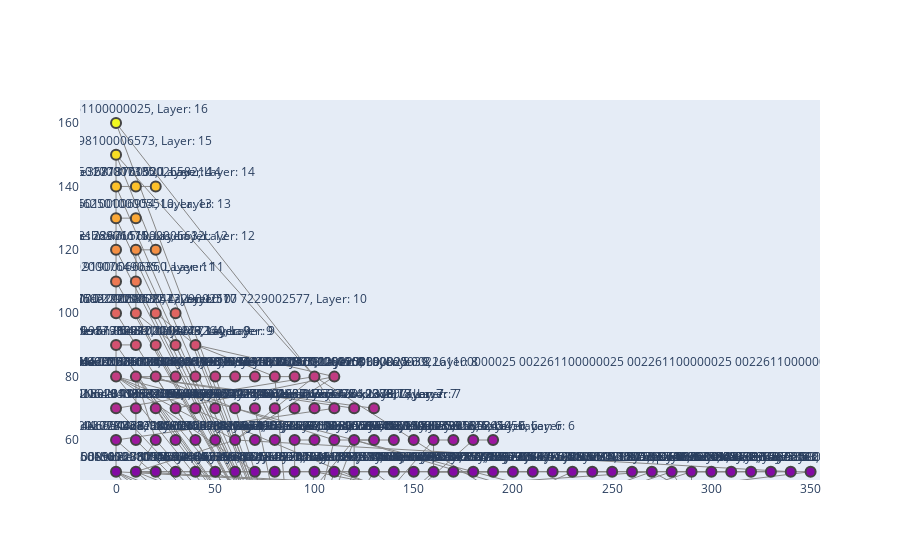

The cell this chart's notebook holds for it:
### Code cell
# Assuming df contains your data
layers = df.groupby('layer')

# Create a new NetworkX graph
G = nx.Graph()

# Dictionary to store positions for nodes
positions = {}
layer_gap = 30  # To separate the layers vertically
x_offset = 30   # Offset between nodes in the same layer

# Iterate over each layer and add nodes to the graph
for layer_num, layer_data in layers:
    # Get distinct account numbers
    distinct_accounts = layer_data['from_account_no'].unique()
    
    # Add nodes for each account number in this layer
    for i, account_no in enumerate(distinct_accounts):
        node_id = f'Layer{layer_num}_Node{account_no}'
        G.add_node(node_id, account_no=account_no, layer=layer_num)
        
        # Set the position of the node
        positions[node_id] = (i * x_offset, layer_num * layer_gap)

# Now add edges (connections) between nodes
for idx, row in df.iterrows():
    from_account_no = row['from_account_no']
    to_account_no = row['to_account_no']
    utr_number = row['utr_number']
    
    # Create node IDs for both the from and to accounts
    from_node_id = None
    to_node_id = None
    
    # Find the layer and corresponding node ids for both accounts
    for layer_num, layer_data in layers:
        if from_account_no in layer_data['from_account_no'].values:
            from_node_id = f'Layer{layer_num}_Node{from_account_no}'
        if to_account_no in layer_data['from_account_no'].values:
            to_node_id = f'Layer{layer_num}_Node{to_account_no}'
    
    # If both nodes exist, create an edge between them
    if from_node_id and to_node_id:
        G.add_edge(from_node_id, to_node_id, utr_number=utr_number)

# Create Plotly traces for the graph visualization
edge_trace = go.Scatter(
    x=[], y=[], line=dict(width=1, color='#888'),
    hoverinfo='text', mode='lines')

node_trace = go.Scatter(
    x=[], y=[], text=[], mode='markers+text',
    hoverinfo='text', textposition='top center',
    marker=dict(
        showscale=False,
        color=[],
        size=10,
        line_width=2))

# Add nodes to the Plotly trace
for node in G.nodes():
    x, y = positions[node]
    node_trace['x'] += (x,)
    node_trace['y'] += (y,)
    node_trace['text'] += (f"Node: {G.nodes[node]['account_no']}, Layer: {G.nodes[node]['layer']}",)
    node_trace['marker']['color'] += (G.nodes[node]['layer'],)

# Add edges to the Plotly trace
for edge in G.edges(data=True):
    x0, y0 = positions[edge[0]]
    x1, y1 = positions[edge[1]]
    
    # Ensure hovertext is initialized as a list
    if edge_trace['hovertext'] is None:
        edge_trace['hovertext'] = []

    edge_trace['x'] += (x0, x1, None)
    edge_trace['y'] += (y0, y1, None)


# Create the Plotly layout
layout = go.Layout(
    showlegend=False,
    hovermode='closest',
    xaxis=dict(showgrid=False, zeroline=False),
    yaxis=dict(showgrid=False, zeroline=False),
    height=800
)

# Create the final figure
fig = go.Figure(data=[edge_trace, node_trace], layout=layout)

# Show the plot
fig.show()

### Figure 1 — Plotly figure (JSON) as saved in the notebook; plotly's stock layout.template omitted (floating-point values rounded to 4 significant figures; data arrays with more than 128 entries replaced by an {"elided": "..."} marker saying what was removed)
{"data": [{"hoverinfo": "text", "hovertext": [], "line": {"color": "#888", "width": 1}, "mode": "lines", "type": "scatter", "x": {"elided": "774 int values"}, "y": {"elided": "774 int values"}}, {"hoverinfo": "text", "marker": {"color": {"elided": "197 int values"}, "line": {"width": 2}, "showscale": false, "size": 10}, "mode": "markers+text", "text": {"elided": "197 str values"}, "textposition": "top center", "type": "scatter", "x": {"elided": "197 int values"}, "y": {"elided": "197 int values"}}], "layout": {"autosize": true, "dragmode": "zoom", "hovermode": "closest", "showlegend": false, "xaxis": {"autorange": false, "range": [-18.16, 354.7], "showgrid": false, "showspikes": false, "type": "linear", "zeroline": false}, "yaxis": {"autorange": false, "range": [47.38, 167.3], "showgrid": false, "showspikes": false, "type": "linear", "zeroline": false}}}
